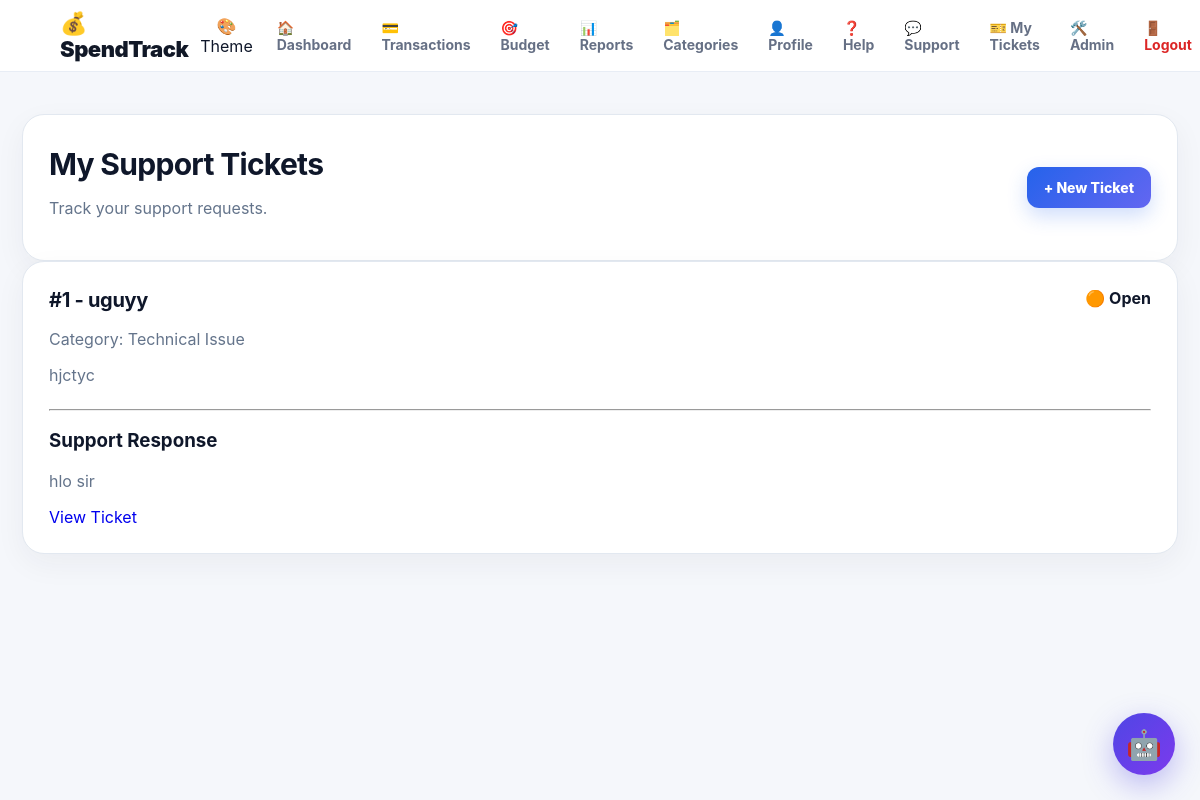
The page /my-tickets (signed in) on the database its author committed.
### tables this page shows
CREATE TABLE support_tickets (
    id INTEGER PRIMARY KEY AUTOINCREMENT,
    user_id INTEGER NOT NULL,
    subject TEXT NOT NULL,
    category TEXT NOT NULL,
    message TEXT NOT NULL,
    status TEXT NOT NULL DEFAULT 'Open',
    admin_response TEXT DEFAULT '',
    created_at TEXT DEFAULT CURRENT_TIMESTAMP,
    updated_at TEXT DEFAULT CURRENT_TIMESTAMP,
    FOREIGN KEY(user_id) REFERENCES users(id)
);

### app.py (the view)
@app.route("/my-tickets")
@login_required
def my_tickets():
    conn = get_db()
    tickets = conn.execute("""
        SELECT *
        FROM support_tickets
        WHERE user_id = ?
        ORDER BY id DESC
    """, (session["user_id"],)).fetchall()
    conn.close()
    return render_template(
        "my_tickets.html",
        tickets=tickets
    )

### app.py (called while the page is built)
def get_db():
    conn = sqlite3.connect(DATABASE)
    conn.row_factory = sqlite3.Row
    return conn

def login_required(f):
    @wraps(f)
    def decorated_function(*args, **kwargs):
        if "user_id" not in session:
            flash("Please login first.", "error")
            return redirect(url_for("login"))
        return f(*args, **kwargs)
    return decorated_function

def user_categories(uid):
    if not uid: return CATEGORIES
    conn=get_db(); rows=conn.execute("SELECT name FROM categories WHERE user_id=? ORDER BY name",(uid,)).fetchall(); conn.close()
    return [r["name"] for r in rows] or CATEGORIES

@app.context_processor
def globals():
    return {"categories":user_categories(session.get("user_id")),"payment_methods":PAYMENT_METHODS,"month_names":MONTH_NAMES,"logged_in":"user_id" in session}

### templates/my_tickets.html (shortened to what this page needs)
{% extends "base.html" %}
{% block content %}
<main class="container">
    <section class="panel">
        <div style="display:flex; justify-content:space-between; align-items:center;">
            <div>
                <h1>My Support Tickets</h1>
                <p class="muted">
                    Track your support requests.
                </p>
            </div>
            <a href="{{ url_for('customer_support') }}" class="primary">
                + New Ticket
            </a>
        </div>
    </section>
    {% if tickets %}
        {% for ticket in tickets %}
        <section class="panel">
            <div style="display:flex; justify-content:space-between;">
                <div>
                    <h2>
                        #{{ ticket["id"] }} -
                        {{ ticket["subject"] }}
                    </h2>
                    <p class="muted">
                        Category: {{ ticket["category"] }}
                    </p>
                    <p>
                        {{ ticket["message"] }}
                    </p>
                </div>
                <div>
                    {% if ticket["status"] == "Open" %}
                        <strong>🟠 Open</strong>
                    {% elif ticket["status"] == "In Progress" %}
                        <strong>🟡 In Progress</strong>
                    {% else %}
                        <strong>🟢 Resolved</strong>
                    {% endif %}
                </div>
            </div>
            {% if ticket["admin_response"] %}
                <hr>
                <h3>Support Response</h3>
                <p>
                    {{ ticket["admin_response"] }}
                </p>
            {% endif %}
            <a href="{{ url_for('view_ticket', ticket_id=ticket['id']) }}">
                View Ticket
            </a>
        </section>
        {% endfor %}
    {% endif %}
</main>
{% endblock %}

### static/style.css (style rules this page uses)
* { box-sizing: border-box; }
html { scroll-behavior: smooth; }
body { margin: 0; font-family: Inter, Arial, sans-serif; background: #f4f7fb; color: #172033; }
a { text-decoration: none; }
.container { max-width: 1250px; margin: auto; padding: 42px 22px; }
.muted { color: #7a8496; }
.primary, .secondary, .delete, .action { border: 0; border-radius: 12px; padding: 12px 17px; font-weight: 800; cursor: pointer; font-size: 14px; transition: 0.2s ease; }
.primary { background: linear-gradient(135deg, #2563eb, #6366f1); color: white; box-shadow: 0 8px 20px rgba(37, 99, 235, 0.22); }
.panel { background: white; border: 1px solid #e8edf5; border-radius: 22px; padding: 26px; box-shadow: 0 10px 30px rgba(31, 41, 55, 0.05); }
.panel h2 { margin-top: 0; font-size: 20px; letter-spacing: -0.3px; }
.panel h1 { font-size: 30px; margin: 5px 0 8px; letter-spacing: -0.7px; }
:root { --bg-color: #f5f7fb; --card-color: #ffffff; --text-color: #0f172a; --muted-color: #64748b; --primary-color: #4f46e5; --border-color: #e2e8f0; }
body { background: var(--bg-color); color: var(--text-color); transition: background 0.3s ease, color 0.3s ease; }
.panel, .authcard, .summary-card, .action-card, .transaction-card { background: var(--card-color); color: var(--text-color); border-color: var(--border-color); }
p, .muted, .auth-subtitle { color: var(--muted-color); }

### rows shown on the page
support_tickets: id "1", subject "uguyy", category "Technical Issue", message "hjctyc", status "🟠 Open", admin_response "hlo sir"
